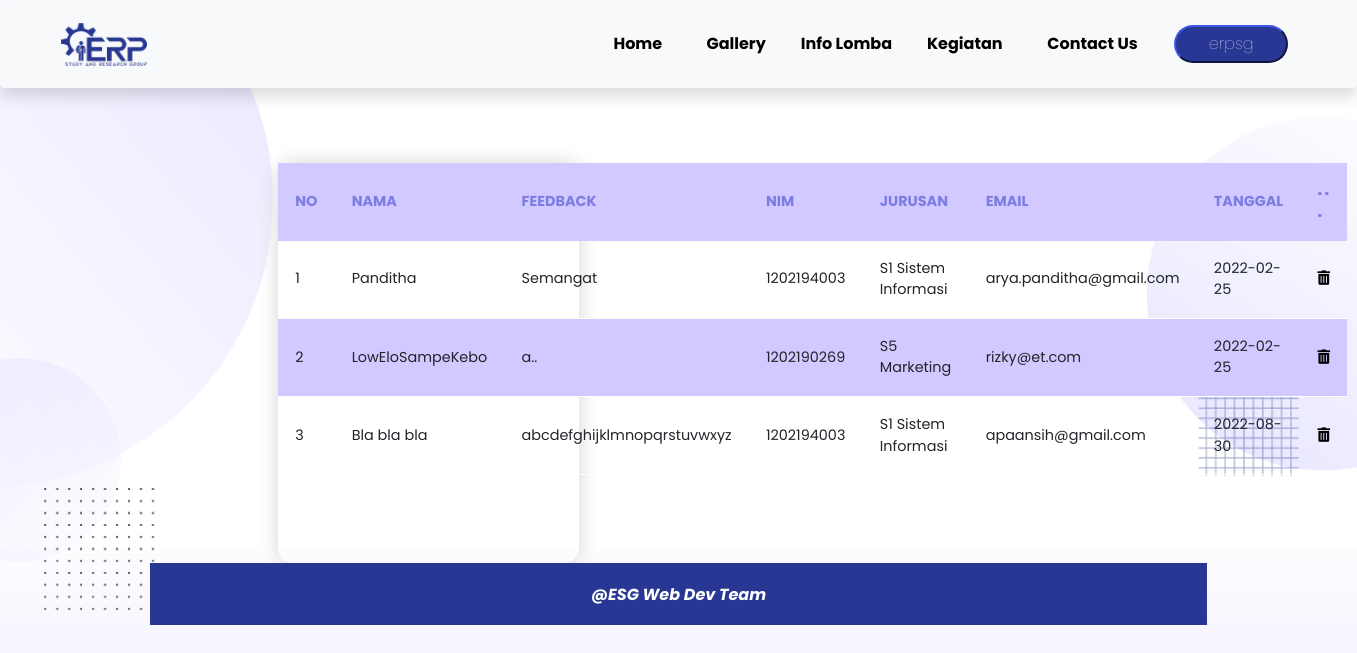
Page /feedback_list.php (signed in) on the committed database.
### tables this page shows
CREATE TABLE `feedback` (
  `id_feedback` int(11) NOT NULL,
  `nama` varchar(50) NOT NULL,
  `feedback` text NOT NULL,
  `nim` varchar(15) NOT NULL,
  `jurusan` varchar(75) NOT NULL,
  `email` varchar(100) NOT NULL,
  `tanggal` date NOT NULL
);

### feedback_list.php (the view, shortened to what this page needs)
<?php
include "header.php";
$feedback = mysqli_query($conn,"SELECT * FROM feedback");
?>
    <section>
        <div class="container-feedback">
            <table class="styled-table">
                <thead>
                    <tr>
                        <th scope="col">NO</th>
                        <th scope="col">NAMA</th>
                        <th scope="col">FEEDBACK</th>
                        <th scope="col">NIM</th>
                        <th scope="col">JURUSAN</th>
                        <th scope="col">EMAIL</th>
                        <th scope="col">TANGGAL</th>
                        <th scope="col"><b>. . .</b></th>
                    </tr>
                </thead>
                <tbody>
                    <?php
                        if(mysqli_num_rows($feedback)>0){
                            $i = 1;
                            while($d=mysqli_fetch_assoc($feedback)){
                                echo "
                                    <tr>
                                        <td scope='row'>$i</td>
                                        <td>$d[nama]</td>
                                        <td>$d[feedback]</td>
                                        <td>$d[nim]</td>
                                        <td>$d[jurusan]</td>
                                        <td>$d[email]</td>
                                        <td>$d[tanggal]</td>
                                        <td><a href='delete_feedback.php?id=$d[id_feedback]' class='delete' style='text-decoration:none; color:#000000'><i class='fas fa-trash-alt'></i></a></td>
                                    </tr>
                                ";
                                $i++;
                            }
                        }else{
                            echo "<tr><center>Data Belum Tersedia</center></tr>";
                        }
                    ?>
                </tbody>
            </table>
        </div>
    </section>
<?php include "footer.php"; ?>

### assets/css/style.css (style rules this page uses)
body { background-color: white; font-family: 'poppins'; }
.feedsec { background-image: url(../img/bgcontactus.png); padding: 150px; background-repeat:none; background-size: cover; }
.styled-table { display: block; margin-left: -250px; margin-right: 50px; margin-top: -100px; width: 100%; height: 400px; border-radius: 15px; font-size: 0.9em; box-shadow: 0 0 20px lightgrey; table-layout: fixed; }
.styled-table thead tr { background-color: #d1c9ff; color: #7d7ce3; text-align: left; }
.styled-table th, .styled-table td { padding: 17px 17.2px; word-wrap:break-word; }
.styled-table tbody tr { border-bottom: 1px solid #ffff; }
.styled-table tbody tr:nth-of-type(even) { background-color: #d1c9ff; }

### feedback_list.php (style rules this page uses)
body { font-family: "Poppins"; }
.container-feedback { margin-left: 10cm; margin-right: 10cm; margin-top: 3cm; border-radius: 0.5cm; border-color: brown; }

### rows in the picture
feedback: nama "Panditha", feedback "Semangat", nim "1202194003", jurusan "S1 Sistem Informasi", email "arya.panditha@gmail.com", tanggal "2022-02-25"
feedback: nama "LowEloSampeKebo", feedback "a..", nim "1202190269", jurusan "S5 Marketing", email "rizky@et.com", tanggal "2022-02-25"
feedback: nama "Bla bla bla", feedback "abcdefghijklmnopqrstuvwxyz", nim "1202194003", jurusan "S1 Sistem Informasi", email "apaansih@gmail.com", tanggal "2022-08-30"

### other values in the picture
$class1 "Home"
$class2 "Gallery"
$class3 "Info Lomba"
$class4 "Kegiatan"
$_SESSION["username"] "erpsg"
